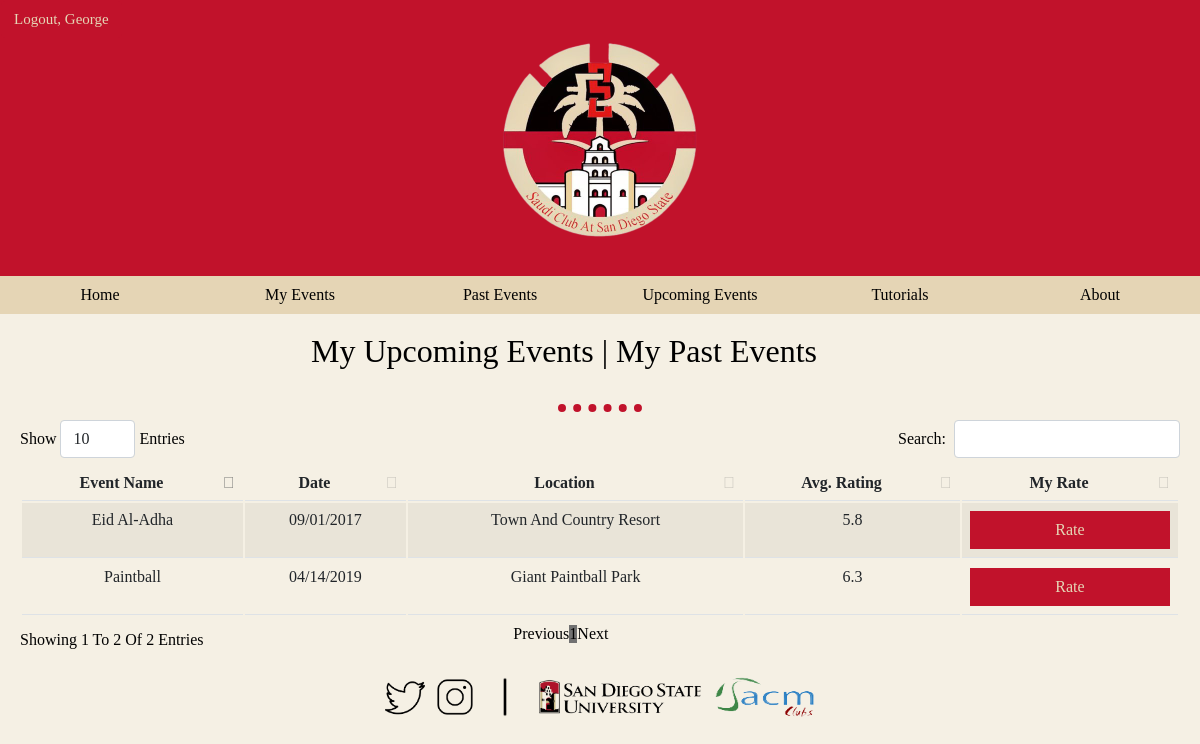
Screenshot of /my-events.php (signed in) with the database file from the repository.
### tables this page shows
CREATE TABLE `userevents` (
  `id` int(11) NOT NULL,
  `userid` int(11) NOT NULL,
  `eventid` int(11) NOT NULL,
  `upcoming` int(11) NOT NULL,
  `registered` int(2) NOT NULL,
  `rating` int(11) DEFAULT NULL
);

CREATE TABLE `events` (
  `eventid` int(11) NOT NULL,
  `eventname` varchar(60) NOT NULL,
  `eventdetails` varchar(300) NOT NULL,
  `eventdate` varchar(60) NOT NULL,
  `eventlocation` varchar(100) NOT NULL,
  `upcoming` int(2) NOT NULL,
  `image` varchar(400) NOT NULL
);

### my-events.php (the view, shortened to what this page needs)
<!DOCTYPE html>
<html>
<head>
  <link rel="stylesheet" href="css/bootstrap.css">
  <link rel="stylesheet" href="css/dataTables.bootstrap.css">
  <link rel="stylesheet" href="css/styles.css">
</head>
<body>
  <?php include 'navbar.php';?>
  <br>
  <div class="Upcoming_events">
    <h2><a href="#updateWithUpcoming"><span class="MyEventsSpan">My Upcoming Events</span></a> | <a href="#updateWithPast"><span class="MyEventsSpan" onclick="##">My Past Events &emsp;&emsp;</span></a> </h2>
  </div>
  <br>
  <hr>
  <div class="Container" style="text-align: left; padding-left: 20px; padding-right: 20px;">
    <div class="Rows">
      <div class="Columns">
        <table id="example" class="table table-striped" style="width:100%; text-align: center;">
          <thead>
            <tr>
              <th>Event Name</th>
              <th>Date</th>
              <th>Location</th>
              <th>Avg. Rating</th>
              <th>My Rate</th>
            </tr>
          </thead>
          <tbody>
            <?php
            if( isset($_SESSION['userid'])) {
              $query = "SELECT * FROM userevents WHERE userid={$_SESSION['userid']} AND registered = 1";
              $past_events = mysqli_query($db, $query);
              while ($row = $past_events->fetch_array(MYSQLI_ASSOC)) {
                $event_id = $row["eventid"];
                $upcoming = $row["upcoming"];
                $reviewed = !is_null($row["rating"]);
                $query = "SELECT * FROM events WHERE eventid=$event_id";
                $event_details = mysqli_query($db, $query);
                $event = $event_details->fetch_array(MYSQLI_ASSOC);
                $query = "SELECT ROUND(AVG(rating), 1) AS myAvg FROM userevents WHERE eventid=$event_id";
                $result = mysqli_query($db, $query);
                $event_rating = $result->fetch_array(MYSQLI_ASSOC);
                ?>
                <tr>
                  <td> <?php echo $event["eventname"]; ?>  </td>
                  <td> <?php echo $event["eventdate"]; ?></td>
                  <td> <?php echo $event["eventlocation"]; ?> </td>
                  <td> <?php echo $event_rating["myAvg"]; ?> </td>
                  <?php if($reviewed): ?>
                    <td width="200px"> <?php echo $row["rating"]; ?>  </td>
                  <?php elseif(!$upcoming): ?>
                    <td width="200px">
                      <button onclick="document.getElementById('id03').style.display='block'" style="width:100%;">Rate</button>
                    </td>
                  <?php endif; ?>
                </tr>
                <?php
              }
            }
            ?>
          </tbody>
        </table>
      </div>
    </div>
  </div>
  <br>
  <?php include 'footer.php';?>
</body>
</html>

### navbar.php (shortened to what this page needs)
<div class="TopPage">
  <table id="logoTable">
    <?php if( isset($_SESSION['username'])): ?>
      <form action = "" method = "post">
        <tr>
            <td class="LogoutButton">
              <button type="submit" class="btn" name="logout_user" style="font-size: 15px;background-color: #C1122B;color: #E5D5B5;width:auto;">Logout, <?php echo $_SESSION['username']; ?> </button>
            </td>
        </tr>
      </form>
    <?php endif; ?>
    <tr>
      <td><a href="index.php"><img class="logo" src="images/sscsdsu-logo.png" alt="SSCSDSU Logo"></a></td>
    </tr>
  </table>
  <table id="NavBarTable">
    <tr>
      <td class="MenuItem"><a href="index.php">Home</a></td>
      <td class="MenuItem"><a href="my-events.php">My Events</a></td>
      <td class="MenuItem"><a href="past-events.php">Past Events</a></td>
      <td class="MenuItem"><a href="upcoming-events.php">Upcoming Events</a></td>
      <td class="MenuItem"><a href="tutorials.php">Tutorials</a></td>
      <td class="MenuItem"><a href="about.php">About</a></td>
    </tr>
  </table>
</div>

### footer.php
<div class="BottomPage">
  <table id="ButtomBarTable" cellspacing="10">
    <tr>
      <td class="ButtomBarItem"><a href="https://twitter.com/sscsdsu"><img class="ButtomBarImg" src="images/twitter.png" alt="Twitter Link"></a></td>
      <td class="ButtomBarItem"><a href="https://www.instagram.com/sscsdsu/"><img class="ButtomBarImg" src="images/instagram.png" alt="Instagram Link"></a></td>
      <td class="ButtomBarItem"><img class="ButtomBarImg" src="images/vertical-line.png" alt="Line"></td>
      <td class="ButtomBarItem"><a href="https://www.sdsu.edu"><img class="ButtomBarImg" src="images/sdsu-logo.png" alt="SDSU Link" style="width: 170px"></a></td>
      <td class="ButtomBarItem"><a href="http://www.sacm.org"><img class="ButtomBarImg" src="images/sacm-clubs-logo.png" alt="SACM Link" style="width: 100px"></a></td>
    </tr>
  </table>
</div>

### css/styles.css (style rules this page uses)
* { font-family: Copperplate; text-transform: capitalize; }
a:link, a:visited, a:hover { color: black; text-decoration: none; }
body { background-color: #E5D5B55A; margin-top: 0px; margin-left: 0px; margin-right: 0px; margin-bottom: 0px; text-align: center; }
hr { border-color: #C1122B; border-style: none; border-top-style: dotted; border-width: 8px; width: 7%; }
.LogoutButton { text-align: left; }
.logo { height: 200px; display: block; margin-left: auto; margin-right: auto; margin-bottom: 35px; }
.MenuItem { text-align: center; font-size: 100%; padding-top: 10px; padding-bottom: 10px; padding-left: 5px; padding-right: 5px; width: 16.6%; }
.ButtomBarItem { text-align: center; padding-top: 10px; padding-bottom: 10px; padding-left: 5px; padding-right: 5px; }
.ButtomBarImg { height: 40px; width: 40px; }
#logoTable { background-color: #C1122B; width: 100%; }
#NavBarTable { background-color: #E5D5B5; width: 100%; }
#ButtomBarTable { margin-left: auto; margin-right: auto; text-align: center; }
* { box-sizing: border-box }
form { text-align: left; }
button { background-color: #C1122B; color: #E5D5B5; padding: 10px 20px; margin: 0 0; border: none; cursor: pointer; width: 100%; }

### rows the page displays
userevents: eventid.eventname "Paintball", eventid.eventdate "04/14/2019", eventid.eventlocation "Giant Paintball Park", myAvg "6.3"
userevents: eventid.eventname "Eid Al-Adha", eventid.eventdate "09/01/2017", eventid.eventlocation "Town And Country Resort", myAvg "5.8"

### other values shown
$_SESSION['username'] "George"
